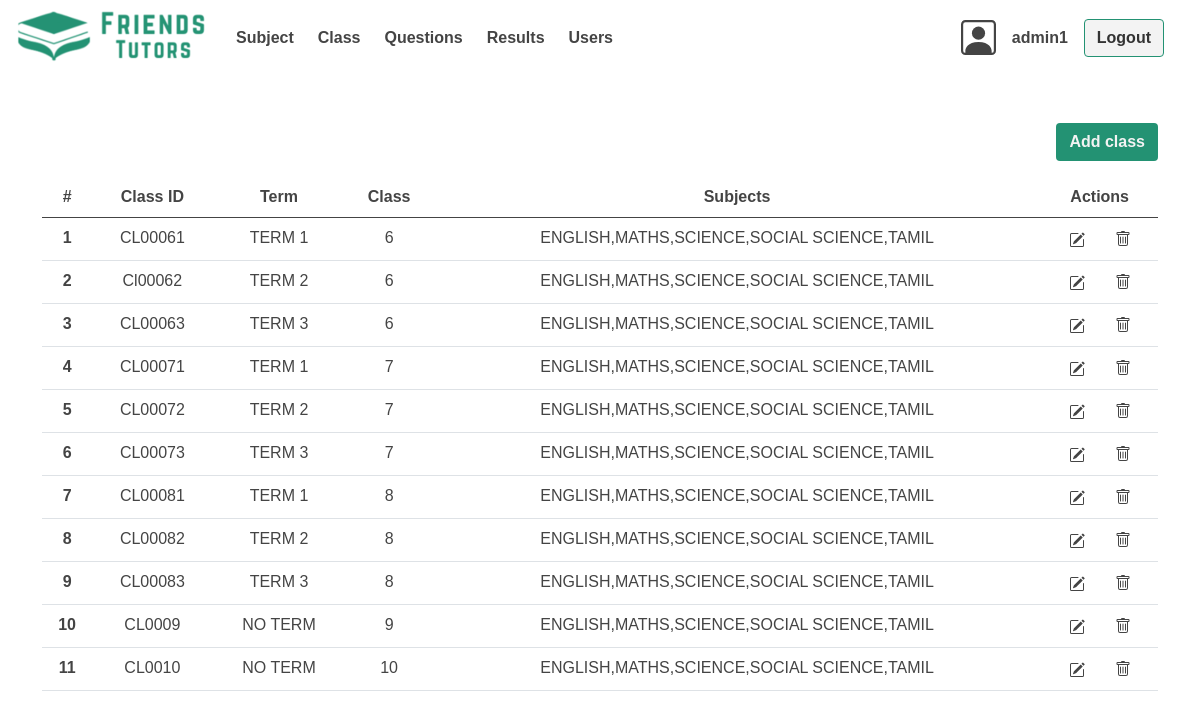
Screenshot of /admins/admin_home.php?class (signed in) with the database file from the repository.
### tables this page shows
CREATE TABLE `class` (
  `classid` varchar(10) NOT NULL,
  `termid` varchar(10) NOT NULL,
  `classname` varchar(50) NOT NULL,
  `subjects` varchar(255) NOT NULL
);

### admins/admin_class.php (the view, shortened to what this page needs)
<section class="container mt-5">
	<div class="d-flex mb-3">
		<a href="admin_home.php?class" class="btn btn-primary-clr  ms-auto" data-bs-toggle="modal" data-bs-target="#addClass">
			Add class
		</a>
	</div>
	<?php
	$class_details = mysqli_query($conn, "SELECT * FROM class");
	if ($class_details) {
		if (mysqli_num_rows($class_details) > 0) {
	?>
			<table class="table text-center">
				<thead>
					<tr>
						<th scope="col">#</th>
						<th scope="col">Class ID</th>
						<th scope="col">Term</th>
						<th scope="col">Class</th>
						<th scope="col">Subjects</th>
						<th scope="col">Actions</th>
					</tr>
				</thead>
		<?php
			$row_count = 1;
			while ($class_details_row = mysqli_fetch_assoc($class_details)) {
				echo ("
							<tr>
								<th scope='row'>$row_count</th>
								<td>" . $class_details_row['classid'] . "</td>
								<td>" . $class_details_row['termid'] . "</td>
								<td>" . $class_details_row['classname'] . "</td>
								<td>" . $class_details_row['subjects'] . "</td>
								<td class='actions'>
									<a href='admin_home.php?class' class='btn p-0 me-4' data-bs-toggle='modal' data-bs-classid='" . $class_details_row['classid'] . "' data-bs-termname='" . $class_details_row['termid'] . "' data-bs-classname='" . $class_details_row['classname'] . "' data-bs-classsubjects='" . $class_details_row['subjects'] . "' data-bs-target='#editClass'>
										<svg xmlns='http://www.w3.org/2000/svg' width='16' height='16' fill='currentColor' class='bi bi-pencil-square' viewBox='0 0 16 16'>
										<path d='M15.502 1.94a.5.5 0 0 1 0 .706L14.459 3.69l-2-2L13.502.646a.5.5 0 0 1 .707 0l1.293 1.293zm-1.75 2.456-2-2L4.939 9.21a.5.5 0 0 0-.121.196l-.805 2.414a.25.25 0 0 0 .316.316l2.414-.805a.5.5 0 0 0 .196-.12l6.813-6.814z'/>
										<path fill-rule='evenodd' d='M1 13.5A1.5 1.5 0 0 0 2.5 15h11a1.5 1.5 0 0 0 1.5-1.5v-6a.5.5 0 0 0-1 0v6a.5.5 0 0 1-.5.5h-11a.5.5 0 0 1-.5-.5v-11a.5.5 0 0 1 .5-.5H9a.5.5 0 0 0 0-1H2.5A1.5 1.5 0 0 0 1 2.5z'/>
										</svg>
									</a>
									<a href='admin_home.php?class&d=" . $class_details_row['classid'] . "' class=''>
										<svg xmlns='http://www.w3.org/2000/svg' width='16' height='16' fill='currentColor' class='bi bi-trash' viewBox='0 0 16 16'>
										<path d='M5.5 5.5A.5.5 0 0 1 6 6v6a.5.5 0 0 1-1 0V6a.5.5 0 0 1 .5-.5m2.5 0a.5.5 0 0 1 .5.5v6a.5.5 0 0 1-1 0V6a.5.5 0 0 1 .5-.5m3 .5a.5.5 0 0 0-1 0v6a.5.5 0 0 0 1 0z'/>
										<path d='M14.5 3a1 1 0 0 1-1 1H13v9a2 2 0 0 1-2 2H5a2 2 0 0 1-2-2V4h-.5a1 1 0 0 1-1-1V2a1 1 0 0 1 1-1H6a1 1 0 0 1 1-1h2a1 1 0 0 1 1 1h3.5a1 1 0 0 1 1 1zM4.118 4 4 4.059V13a1 1 0 0 0 1 1h6a1 1 0 0 0 1-1V4.059L11.882 4zM2.5 3h11V2h-11z'/>
										</svg>
								  	</a>
								</td>
							</tr>
						");
				$row_count++;
			}
		} else {
			echo ("<h3 class='text-center text-danger'>No Classes Available</h3>");
		}
	} else {
		echo ("ERROR" . mysqli_error($conn));
	}
		?>
			</table>
</section>

### src/css/style.css (style rules this page uses)
:root { --primary-clr: #239273; --primary-hover: #239273cc; --primary-card: #5cd1b0; --fc-light: #f3f3f3; --fc-dark-200: #444444; --fw-400: 400; --fw-700: 700; --fw-header: var(--fw-400); --fw-body: var(--fw-400); --fw-body-header: var(--fw-700); --fs-small: 1rem; --fs-normal: 1.15rem; --fs-heading-500: 1.5rem; --fs-heading-700: 2.5rem; --fs-header: var(--fs-heading-700); --fs-body: var(--fs-normal); --fs-input: var(--fs-small); --line-height-header: 0.9; --line-height-normal: 1.6; }
*, *::before, *::after { box-sizing: border-box; font-family: "Lucida Sans", "Lucida Sans Regular", "Lucida Grande", "Lucida Sans Unicode", Geneva, Verdana, sans-serif; }
* { margin: 0; padding: 0; color: var(--fc-dark-200); }
html { hanging-punctuation: first last; scroll-behavior: smooth; }
body { min-height: 100svh; min-width: 350px; }
a { text-decoration: none; }
.btn-primary-clr, .primary-clr { background-color: var(--primary-clr); color: var(--fc-light); font-weight: bold; }

### rows the page displays
class: classid "CL00061", termid "TERM 1", classname "6", subjects "ENGLISH,MATHS,SCIENCE,SOCIAL SCIENCE,TAMIL"
class: classid "Cl00062", termid "TERM 2", classname "6", subjects "ENGLISH,MATHS,SCIENCE,SOCIAL SCIENCE,TAMIL"
class: classid "CL00063", termid "TERM 3", classname "6", subjects "ENGLISH,MATHS,SCIENCE,SOCIAL SCIENCE,TAMIL"
class: classid "CL00071", termid "TERM 1", classname "7", subjects "ENGLISH,MATHS,SCIENCE,SOCIAL SCIENCE,TAMIL"
class: classid "CL00072", termid "TERM 2", classname "7", subjects "ENGLISH,MATHS,SCIENCE,SOCIAL SCIENCE,TAMIL"
class: classid "CL00073", termid "TERM 3", classname "7", subjects "ENGLISH,MATHS,SCIENCE,SOCIAL SCIENCE,TAMIL"
class: classid "CL00081", termid "TERM 1", classname "8", subjects "ENGLISH,MATHS,SCIENCE,SOCIAL SCIENCE,TAMIL"
class: classid "CL00082", termid "TERM 2", classname "8", subjects "ENGLISH,MATHS,SCIENCE,SOCIAL SCIENCE,TAMIL"
class: classid "CL00083", termid "TERM 3", classname "8", subjects "ENGLISH,MATHS,SCIENCE,SOCIAL SCIENCE,TAMIL"
class: classid "CL0009", termid "NO TERM", classname "9", subjects "ENGLISH,MATHS,SCIENCE,SOCIAL SCIENCE,TAMIL"
class: classid "CL0010", termid "NO TERM", classname "10", subjects "ENGLISH,MATHS,SCIENCE,SOCIAL SCIENCE,TAMIL"

### other values shown
$_SESSION['adminusername'] "admin1"
